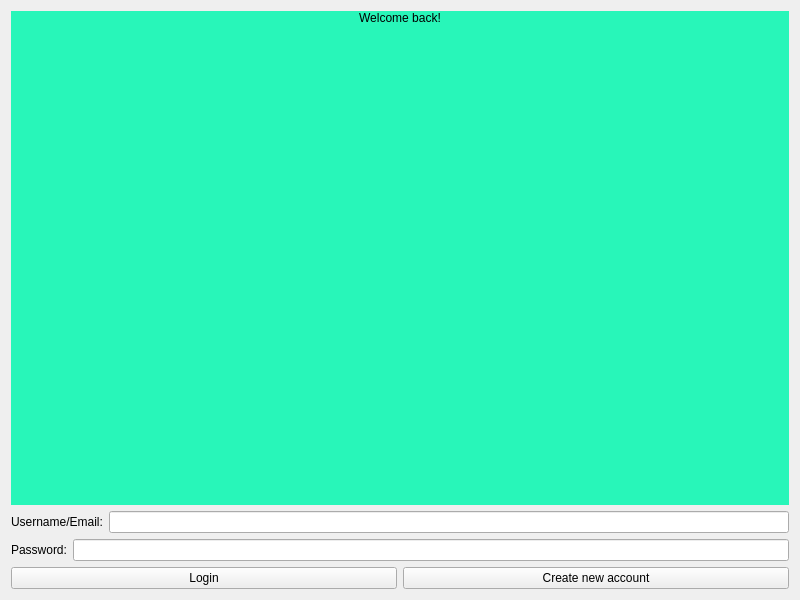
<?xml version="1.0" encoding="UTF-8"?>
<ui version="4.0">
 <class>LoginWND</class>
 <widget class="QWidget" name="LoginWND">
  <property name="geometry">
   <rect>
    <x>0</x>
    <y>0</y>
    <width>800</width>
    <height>600</height>
   </rect>
  </property>
  <property name="windowTitle">
   <string>Login page</string>
  </property>
  <layout class="QVBoxLayout" name="verticalLayout_2">
   <item>
    <widget class="QLabel" name="label">
     <property name="styleSheet">
      <string notr="true">font: 48pt &quot;Noto Sans&quot;;
background-color: #28f6b9;
color: #000000</string>
     </property>
     <property name="text">
      <string>Welcome back!</string>
     </property>
     <property name="alignment">
      <set>Qt::AlignmentFlag::AlignHCenter|Qt::AlignmentFlag::AlignTop</set>
     </property>
    </widget>
   </item>
   <item>
    <layout class="QHBoxLayout" name="horizontalLayout">
     <item>
      <widget class="QLabel" name="label_2">
       <property name="text">
        <string>Username/Email:</string>
       </property>
      </widget>
     </item>
     <item>
      <widget class="QLineEdit" name="lineEdit"/>
     </item>
    </layout>
   </item>
   <item>
    <layout class="QHBoxLayout" name="horizontalLayout_2">
     <item>
      <widget class="QLabel" name="label_3">
       <property name="text">
        <string>Password:</string>
       </property>
      </widget>
     </item>
     <item>
      <widget class="QLineEdit" name="lineEdit_2">
       <property name="echoMode">
        <enum>QLineEdit::EchoMode::Password</enum>
       </property>
      </widget>
     </item>
    </layout>
   </item>
   <item>
    <layout class="QHBoxLayout" name="horizontalLayout_3">
     <item>
      <widget class="QPushButton" name="pushButton">
       <property name="text">
        <string>Login</string>
       </property>
      </widget>
     </item>
     <item>
      <widget class="QPushButton" name="pushButton_2">
       <property name="text">
        <string>Create new account</string>
       </property>
      </widget>
     </item>
    </layout>
   </item>
  </layout>
 </widget>
 <resources/>
 <connections/>
</ui>
